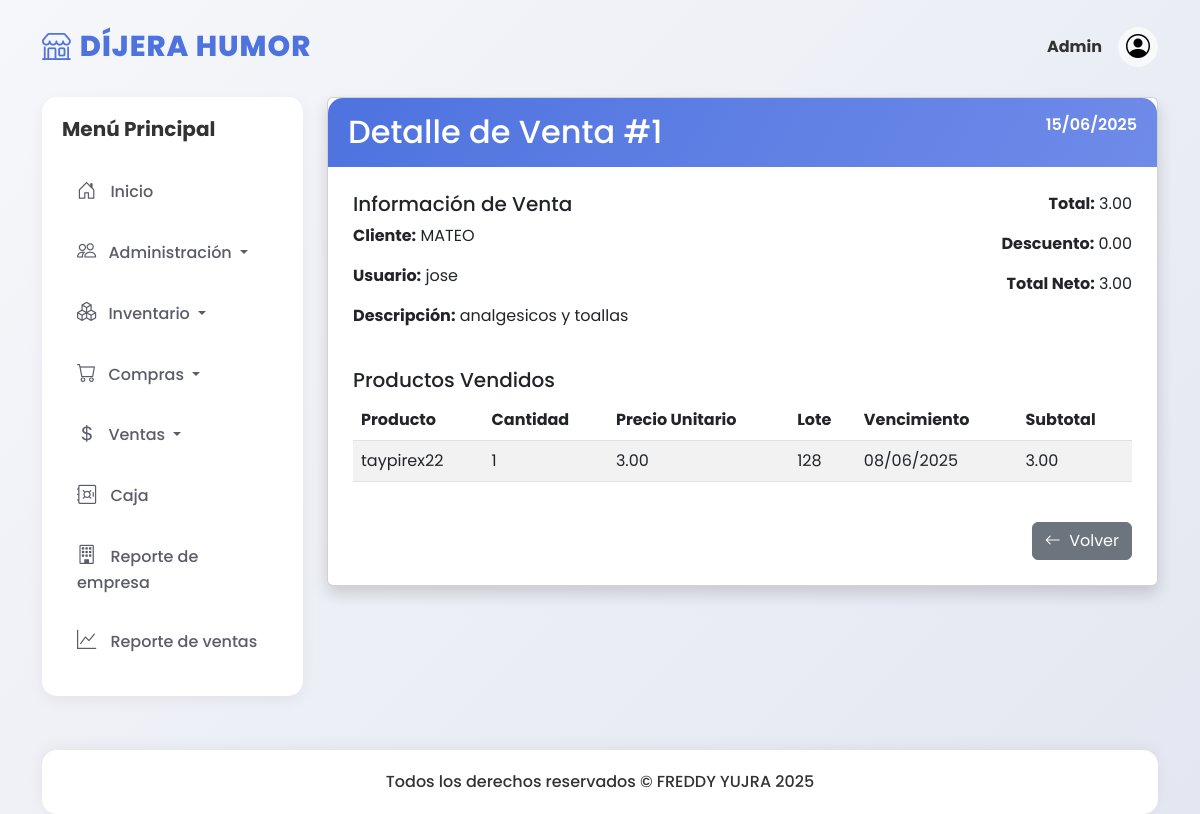
/ventas/1, run on the app's committed database.
### models/venta_model.py (models this page shows, shortened)
class Venta(db.Model):
    __tablename__ = "ventas"
    id = db.Column(db.Integer, primary_key=True)
    cliente_id = db.Column(db.Integer, db.ForeignKey('clientes.id'))
    total = db.Column(db.Numeric(10,2), default=0.0)
    descuento = db.Column(db.Numeric(10,2), default=0.0)
    total_neto = db.Column(db.Numeric(10,2), default=0.0)
    descripcion = db.Column(db.Text)
    fecha = db.Column(db.DateTime, default=datetime.utcnow)
    usuario_id = db.Column(db.Integer, db.ForeignKey('usuarios.id'))
    created_at = db.Column(db.DateTime, default=datetime.utcnow)
    updated_at = db.Column(db.DateTime, default=datetime.utcnow, onupdate=datetime.utcnow)
    deleted_at = db.Column(db.DateTime)
    cliente = db.relationship('Cliente', backref='ventas')
    usuario = db.relationship('Usuario', backref='ventas')
    detalles = db.relationship('VentaDetalle', backref='venta', cascade='all, delete-orphan')

### models/cliente_model.py (models this page shows, shortened)
class Cliente(db.Model):
    __tablename__ = "clientes"
    id = db.Column(db.Integer, primary_key=True)
    nombre = db.Column(db.String(150), nullable=False)
    tipo_documento = db.Column(db.String(20))
    documento = db.Column(db.String(20))
    complemento = db.Column(db.String(10))
    telefono = db.Column(db.String(15))
    estado = db.Column(db.Boolean, default=True)
    created_at = db.Column(db.DateTime, default=datetime.utcnow)
    updated_at = db.Column(db.DateTime, default=datetime.utcnow, onupdate=datetime.utcnow)
    deleted_at = db.Column(db.DateTime)

### models/usuario_model.py (models this page shows, shortened)
class Usuario(db.Model):
    __tablename__ = "usuarios"
    id = db.Column(db.Integer, primary_key=True)
    imagen = db.Column(db.String(255), nullable=True)
    nombres = db.Column(db.String(255), nullable=False)
    apellidos = db.Column(db.String(150), nullable=False)
    carnet = db.Column(db.String(15), nullable=False)
    nacimiento = db.Column(db.Date, nullable=False)
    telefono = db.Column(db.String(15), nullable=False)
    email = db.Column(db.String(255), nullable=False, unique=True)
    usuario = db.Column(db.String(150), nullable=False, unique=True)
    password = db.Column(db.String(255), nullable=False)
    remember_token = db.Column(db.String(100), nullable=True)
    created_at = db.Column(db.DateTime, default=datetime.utcnow)
    updated_at = db.Column(db.DateTime, default=datetime.utcnow, onupdate=datetime.utcnow)
    deleted_at = db.Column(db.DateTime, nullable=True)
    rol_id = db.Column(db.Integer, db.ForeignKey('roles.id'))
    rol = db.relationship('Rol', backref='usuarios')

### models/venta_detalle_model.py (models this page shows, shortened)
class VentaDetalle(db.Model):
    __tablename__ = "ventas_detalles"
    id = db.Column(db.Integer, primary_key=True)
    venta_id = db.Column(db.Integer, db.ForeignKey('ventas.id'))
    producto_id = db.Column(db.Integer, db.ForeignKey('productos.id'))
    cantidad = db.Column(db.Integer)
    precio = db.Column(db.Numeric(10,2))
    vencimiento = db.Column(db.Date)
    lote = db.Column(db.String(255))
    created_at = db.Column(db.DateTime, default=datetime.utcnow)
    updated_at = db.Column(db.DateTime, default=datetime.utcnow, onupdate=datetime.utcnow)
    deleted_at = db.Column(db.DateTime)
    producto = db.relationship('Producto', backref='ventas_detalles')

### models/producto_model.py (models this page shows, shortened)
class Producto(db.Model):
    __tablename__ = "productos"
    id = db.Column(db.Integer, primary_key=True)
    imagen = db.Column(db.String(200))
    codigo = db.Column(db.String(100))
    barcode = db.Column(db.String(200))
    nombre_comercial = db.Column(db.String(200), nullable=False)
    nombre_generico = db.Column(db.String(200))
    categoria_id = db.Column(db.Integer, db.ForeignKey('categorias.id'))
    laboratorio_id = db.Column(db.Integer, db.ForeignKey('laboratorios.id'))
    presentacion_id = db.Column(db.Integer, db.ForeignKey('presentaciones.id'))
    descripcion = db.Column(db.String(200))
    precio_compra = db.Column(db.Numeric(10,2))
    precio_venta = db.Column(db.Numeric(10,2))
    cantidad = db.Column(db.Integer, default=0)
    estado = db.Column(db.Boolean, default=True)
    created_at = db.Column(db.DateTime, default=datetime.utcnow)
    updated_at = db.Column(db.DateTime, default=datetime.utcnow, onupdate=datetime.utcnow)
    deleted_at = db.Column(db.DateTime)
    categoria = db.relationship('Categoria', backref='productos')
    laboratorio = db.relationship('Laboratorio', backref='productos')
    presentacion = db.relationship('Presentacion', backref='productos')

### controllers/venta_controller.py (the view)
@venta_bp.route('/<int:id>')
def show(id):
    venta = Venta.query.get_or_404(id)
    return venta_view.venta_show(venta)

### run.py (called while the page is built)
@app.context_processor
def inject_active_path():
    def is_active(path):
        return 'active' if request.path.startswith(path) else ''
    return dict(is_active=is_active)

### views/venta_view.py (called while the page is built)
def venta_show(venta):
    return render_template('ventas/detalle.html', venta=venta)

### templates/ventas/detalle.html
{% extends 'base.html' %}
{% block content %}
<div class="card shadow">
  <div class="card-header bg-primary text-white d-flex justify-content-between">
    <h2 class="mb-0">Detalle de Venta #{{ venta.id }}</h2>
    <span>{{ venta.fecha.strftime('%d/%m/%Y') }}</span>
  </div>
  <div class="card-body">
    <div class="row mb-4">
      <div class="col-md-6">
        <h5>Información de Venta</h5>
        <p><strong>Cliente:</strong> {{ venta.cliente.nombre }}</p>
        <p><strong>Usuario:</strong> {{ venta.usuario.usuario }}</p>
        <p><strong>Descripción:</strong> {{ venta.descripcion or '-' }}</p>
      </div>
      <div class="col-md-6 text-end">
        <p><strong>Total:</strong> {{ venta.total }}</p>
        <p><strong>Descuento:</strong> {{ venta.descuento }}</p>
        <p><strong>Total Neto:</strong> {{ venta.total_neto }}</p>
      </div>
    </div>
    <h5>Productos Vendidos</h5>
    <div class="table-responsive">
      <table class="table table-striped">
        <thead>
          <tr>
            <th>Producto</th>
            <th>Cantidad</th>
            <th>Precio Unitario</th>
            <th>Lote</th>
            <th>Vencimiento</th>
            <th>Subtotal</th>
          </tr>
        </thead>
        <tbody>
          {% for detalle in venta.detalles %}
          <tr>
            <td>{{ detalle.producto.nombre_comercial }}</td>
            <td>{{ detalle.cantidad }}</td>
            <td>{{ detalle.precio }}</td>
            <td>{{ detalle.lote or '-' }}</td>
            <td>{{ detalle.vencimiento.strftime('%d/%m/%Y') if detalle.vencimiento else '-' }}</td>
            <td>{{ detalle.cantidad * detalle.precio }}</td>
          </tr>
          {% endfor %}
        </tbody>
      </table>
    </div>
    <div class="d-flex justify-content-end mt-4">
      <a href="{{ url_for('venta.index') }}" class="btn btn-secondary">
        <i class="bi bi-arrow-left me-1"></i> Volver
      </a>
    </div>
  </div>
</div>
{% endblock %}

### static/css/dashboard.css (style rules this page uses)
:root { --primary: #4e73df; --secondary: #858796; --success: #1cc88a; --info: #36b9cc; --warning: #f6c23e; --danger: #e74a3b; --light: #f8f9fc; --dark: #5a5c69; }
body { font-family: 'Poppins', sans-serif; background: linear-gradient(135deg, #f5f7fa 0%, #e4e7f1 100%); min-height: 100vh; padding-top: 20px; color: #333; }
.card-header { background: linear-gradient(120deg, #4e73df, #6f8be9); color: white; font-weight: 600; padding: 15px 20px; border-radius: 15px 15px 0 0 !important; border: none; }
.card-body { padding: 25px; }

### data on the page
Venta: id "1", fecha "15/06/2025", descripcion "analgesicos y toallas", total "3.00", descuento "0.00", total_neto "3.00"
Cliente: cliente.nombre "MATEO"
Usuario: usuario.usuario "jose"
VentaDetalle: producto.nombre_comercial "taypirex22", cantidad "1", precio "3.00", lote "128", vencimiento "08/06/2025", detalle.cantidad*detalle.precio "3.00"
